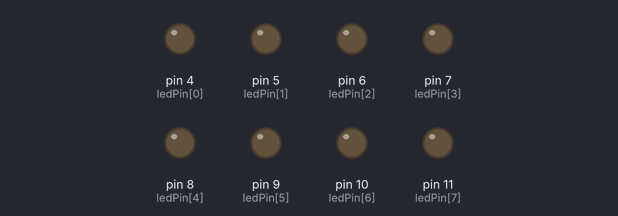
Simulated run of this sketch. Board: Arduino Uno, built with avr-gcc and run on an emulated ATmega328P. Shown: output pins drawn as LEDs (lit = HIGH).

Above: at 0.03 s.
At 0.42 s:
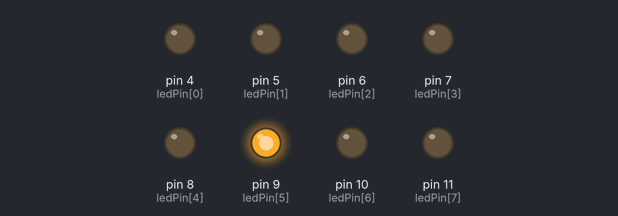
At 0.75 s:
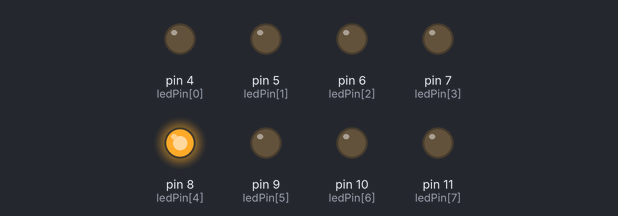
At 1.48 s:
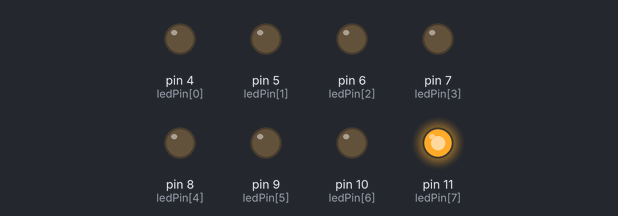
At 2.14 s:
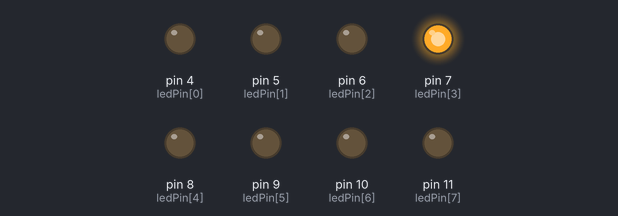
At 2.93 s:
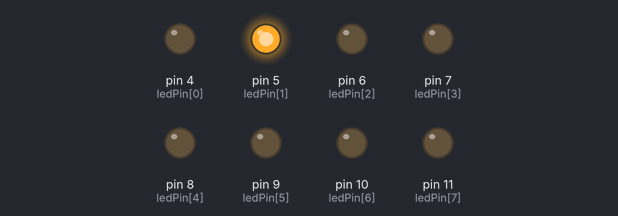
Timing chart, 0 to 3.2 s (numbered marks = the images above):
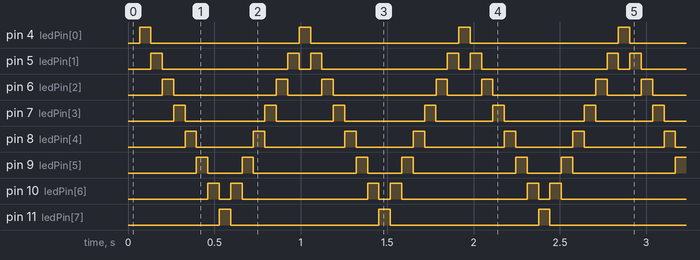

The sketch:

B4P5_-_LED_Chase.ino
```cpp
/*
 * BOOK 4 Project 5: LED Chase Effect
 */

byte ledPin[] = {4, 5, 6, 7, 8, 9, 10, 11};
int ledDelay(65);
int direction = 1;
int currentLED = 0;
unsigned long changeTime;

void setup(){
  for (int x=0; x<8; x++){
    pinMode(ledPin[x], OUTPUT);
  }
  changeTime = millis();
}

void loop(){
  if ((millis() - changeTime) > ledDelay){
      changeLED();
      changeTime = millis();
    }
}

void changeLED(){
  for (int x=0; x<8; x++){
    digitalWrite(ledPin[x], LOW);
  }
  digitalWrite(ledPin[currentLED], HIGH);
  currentLED += direction;
  if (currentLED == 7) {direction = -1;}
  if (currentLED == 0) {direction = 1;}
}
```

Measured:
- by itself, pin 4 (ledPin[0]), pin 11 (ledPin[7]): alternates HIGH for 0.07 s and LOW for 0.86 s
- by itself, pin 5 (ledPin[1]): repeats every 0.92 s: LOW 0.73 s, HIGH 0.07 s, LOW 0.07 s, HIGH 0.07 s
- by itself, pin 6 (ledPin[2]): repeats every 0.92 s: LOW 0.59 s, HIGH 0.07 s, LOW 0.20 s, HIGH 0.07 s
- by itself, pin 7 (ledPin[3]): repeats every 0.92 s: LOW 0.46 s, HIGH 0.07 s, LOW 0.33 s, HIGH 0.07 s
- by itself, pin 8 (ledPin[4]): repeats every 0.92 s: LOW 0.33 s, HIGH 0.07 s, LOW 0.46 s, HIGH 0.07 s
- by itself, pin 9 (ledPin[5]): repeats every 0.92 s: LOW 0.20 s, HIGH 0.07 s, LOW 0.59 s, HIGH 0.07 s
- by itself, pin 10 (ledPin[6]): repeats every 0.92 s: LOW 0.07 s, HIGH 0.07 s, LOW 0.73 s, HIGH 0.07 s
